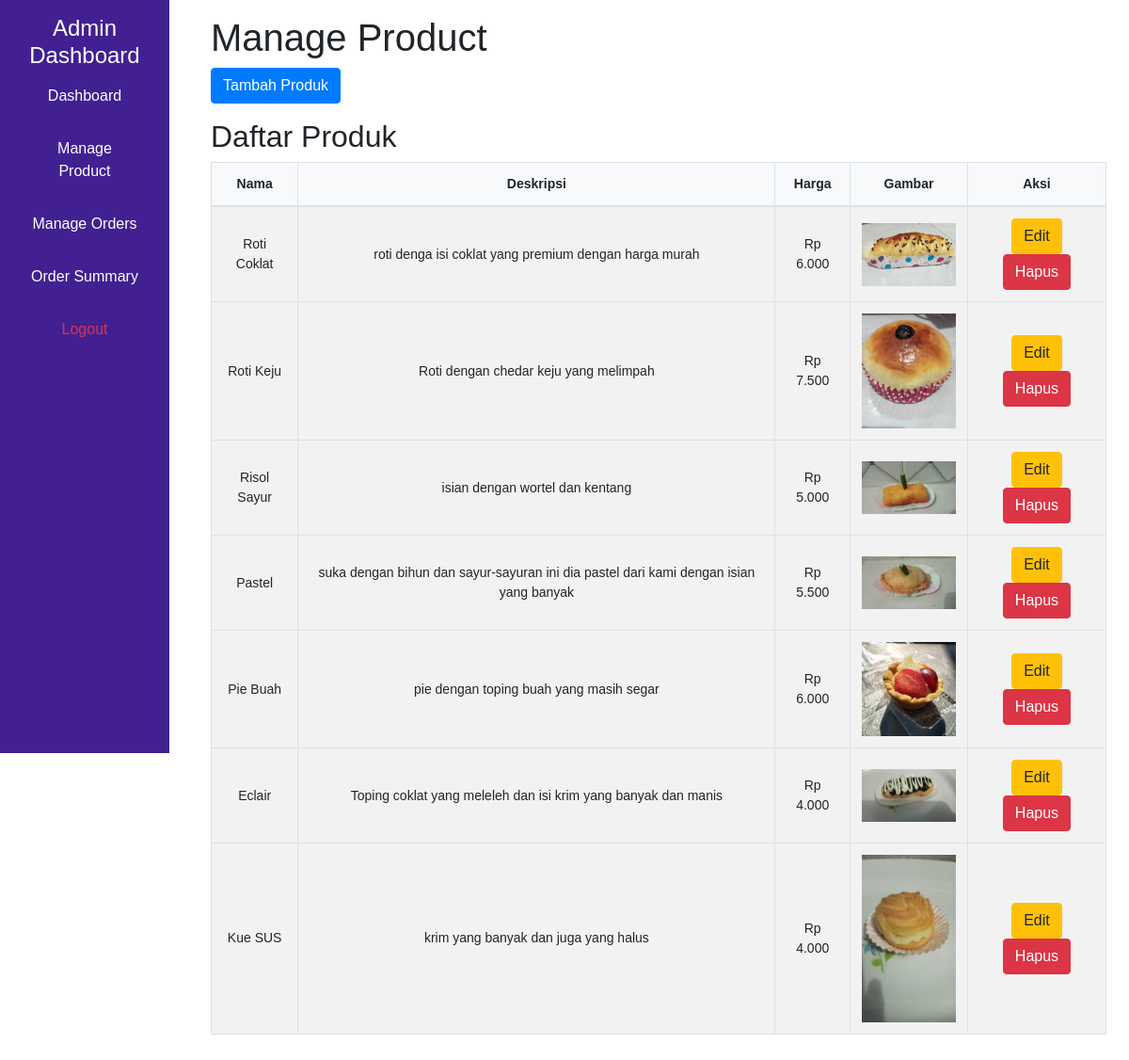
The page /admin/Manage_Product.php (signed in) on the database its author committed.
### tables this page shows
CREATE TABLE `products` (
  `product_id` int(11) NOT NULL,
  `name` varchar(100) NOT NULL,
  `description` text DEFAULT NULL,
  `price` decimal(10,2) NOT NULL,
  `image_url` varchar(255) DEFAULT NULL
);

### admin/Manage_Product.php (the view, shortened to what this page needs)
<?php
include '../includes/db_connect.php';
function formatRupiah($price) {
    return 'Rp ' . number_format($price, 0, ',', '.');
}
$sql = "SELECT * FROM products";
$result = $conn->query($sql);
?>
<!DOCTYPE html>
<html lang="id">
<head>
    <link href="https://maxcdn.bootstrapcdn.com/bootstrap/4.5.2/css/bootstrap.min.css" rel="stylesheet">
    <link href="../css/style.css" rel="stylesheet">
</head>
<body>
<div class="container-fluid">
    <div class="row">
        <nav id="sidebar" class="col-md-2 d-md-block sidebar">
            <h4 class="text-center">Admin Dashboard</h4>
            <ul class="nav flex-column">
                <li class="nav-item">
                    <a class="nav-link" href="admin_dashboard.php">Dashboard</a>
                </li>
                <li class="nav-item">
                    <a class="nav-link active" href="Manage_Product.php">Manage Product</a>
                </li>
                <li class="nav-item">
                    <a class="nav-link" href="manage_orders.php">Manage Orders</a>
                </li>
                <li class="nav-item">
                    <a class="nav-link" href="order_summary.php">Order Summary</a>
                </li>
                <li class="nav-item">
                    <a class="nav-link text-danger" href="logout.php">Logout</a>
                </li>
            </ul>
        </nav>
        <main role="main" class="col-md-9 ml-sm-auto col-lg-10 px-4 main-content">
            <h1>Manage Product</h1>
            <button id="toggleAddForm" class="btn btn-primary mb-3">Tambah Produk</button>
            <h2>Daftar Produk</h2>
            <table class="table table-striped">
                <thead>
                    <tr>
                        <th>Nama</th>
                        <th>Deskripsi</th>
                        <th>Harga</th>
                        <th>Gambar</th>
                        <th>Aksi</th>
                    </tr>
                </thead>
                <tbody>
                    <?php while ($row = $result->fetch_assoc()): ?>
                        <tr>
                            <td><?= htmlspecialchars($row['name']) ?></td>
                            <td><?= htmlspecialchars($row['description']) ?></td>
                            <td><?= formatRupiah($row['price']) ?></td>
                            <td><img src="../uploads/<?= htmlspecialchars($row['image_url']) ?>" alt="Product Image" style="width: 100px;"></td>
                            <td>
                                <button class="btn btn-warning edit-button" data-id="<?= htmlspecialchars($row['product_id']) ?>">Edit</button>
                                <a href="Manage_Product.php?delete=<?= htmlspecialchars($row['product_id']) ?>" class="btn btn-danger" onclick="return confirm('Apakah Anda yakin ingin menghapus produk ini?')">Hapus</a>
                            </td>
                        </tr>
                    <?php endwhile; ?>
                </tbody>
            </table>
        </main>
    </div>
</div>
</body>
</html>

### css/style.css (style rules this page uses)
body { font-family: "Poppins", sans-serif; font-size: 0.875rem; }
.sidebar { height: 100vh; background-color: #422091; color: #ffffff; padding: 1rem; position: fixed; top: 0; left: 0; width: 15%; display: flex; flex-direction: column; }
.sidebar .nav { width: 100%; }
.sidebar .nav-item { margin-bottom: 1rem; }
.sidebar .nav-link { color: #ffffff; font-size: 1rem; text-align: center; padding: 0.5rem 1rem; border-radius: 0.5rem; transition: background-color 0.3s ease; }
.main-content { padding: 1rem; background-color: #ffffff; margin-left: 15%; min-height: 100vh; }
.table { width: 100%; margin-bottom: 1rem; color: #212529; border-collapse: collapse; }
.table th, .table td { padding: 0.75rem; vertical-align: middle; border: 1px solid #dee2e6; }
.table thead th { background-color: #f8f9fa; font-weight: 700; text-align: center; }
.table tbody td { text-align: center; }
.table tr:nth-child(even) { background-color: #f2f2f2; }

### rows shown on the page
products: name "Roti Coklat", description "roti denga isi coklat yang premium dengan harga murah", price "Rp 6.000", image_url (picture)
products: name "Roti Keju", description "Roti dengan chedar keju yang melimpah", price "Rp 7.500", image_url (picture)
products: name "Risol Sayur", description "isian dengan wortel dan kentang", price "Rp 5.000", image_url (picture)
products: name "Pastel", description "suka dengan bihun dan sayur-sayuran ini dia pastel dari kami dengan isian yang banyak", price "Rp 5.500", image_url (picture)
products: name "Pie Buah", description "pie dengan toping buah yang masih segar", price "Rp 6.000", image_url (picture)
products: name "Eclair", description "Toping coklat yang meleleh dan isi krim yang banyak dan manis", price "Rp 4.000", image_url (picture)
products: name "Kue SUS", description "krim yang banyak dan juga yang halus", price "Rp 4.000", image_url (picture)
